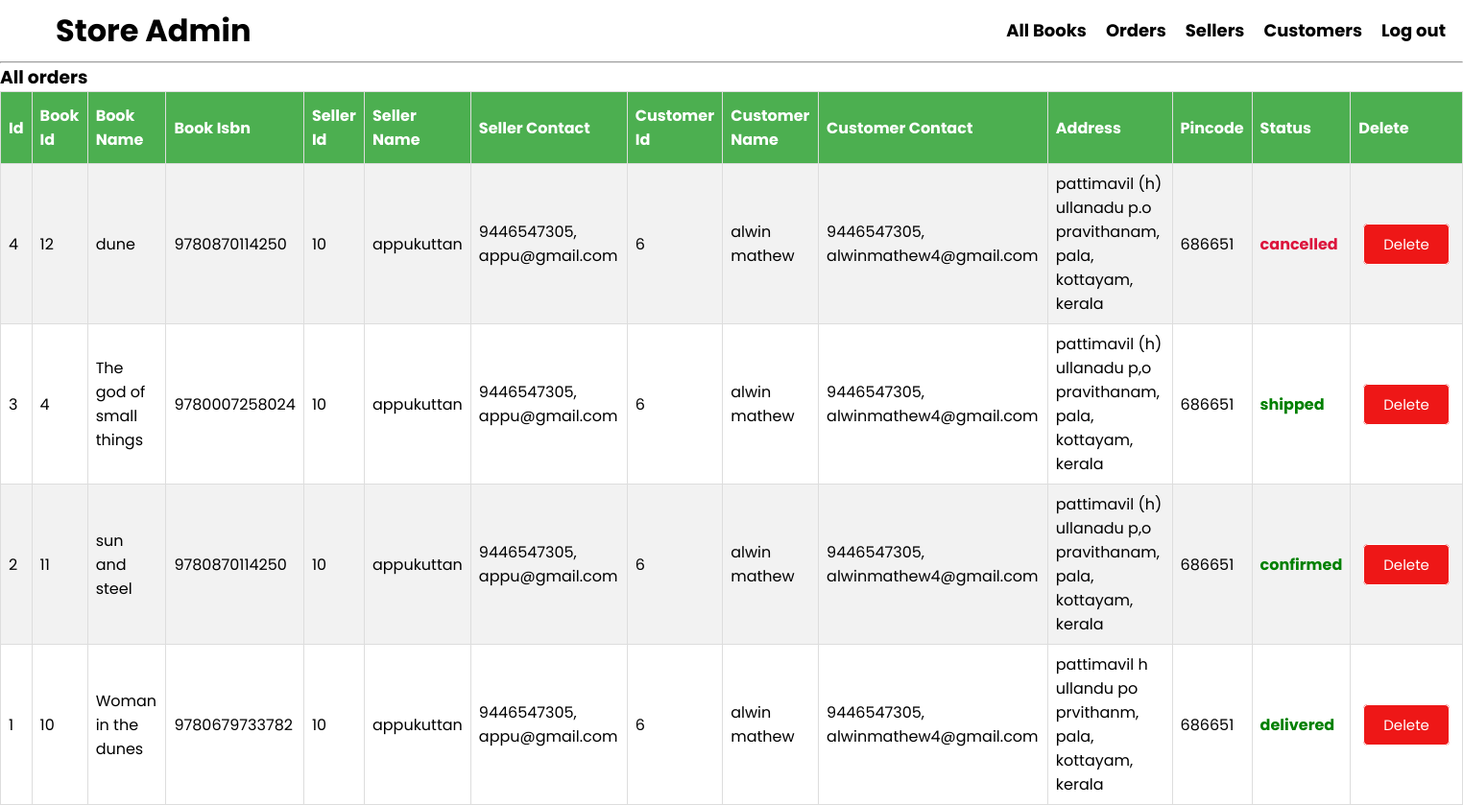
/admin/allorders.php (signed in), run on an earlier commit of the app's database.
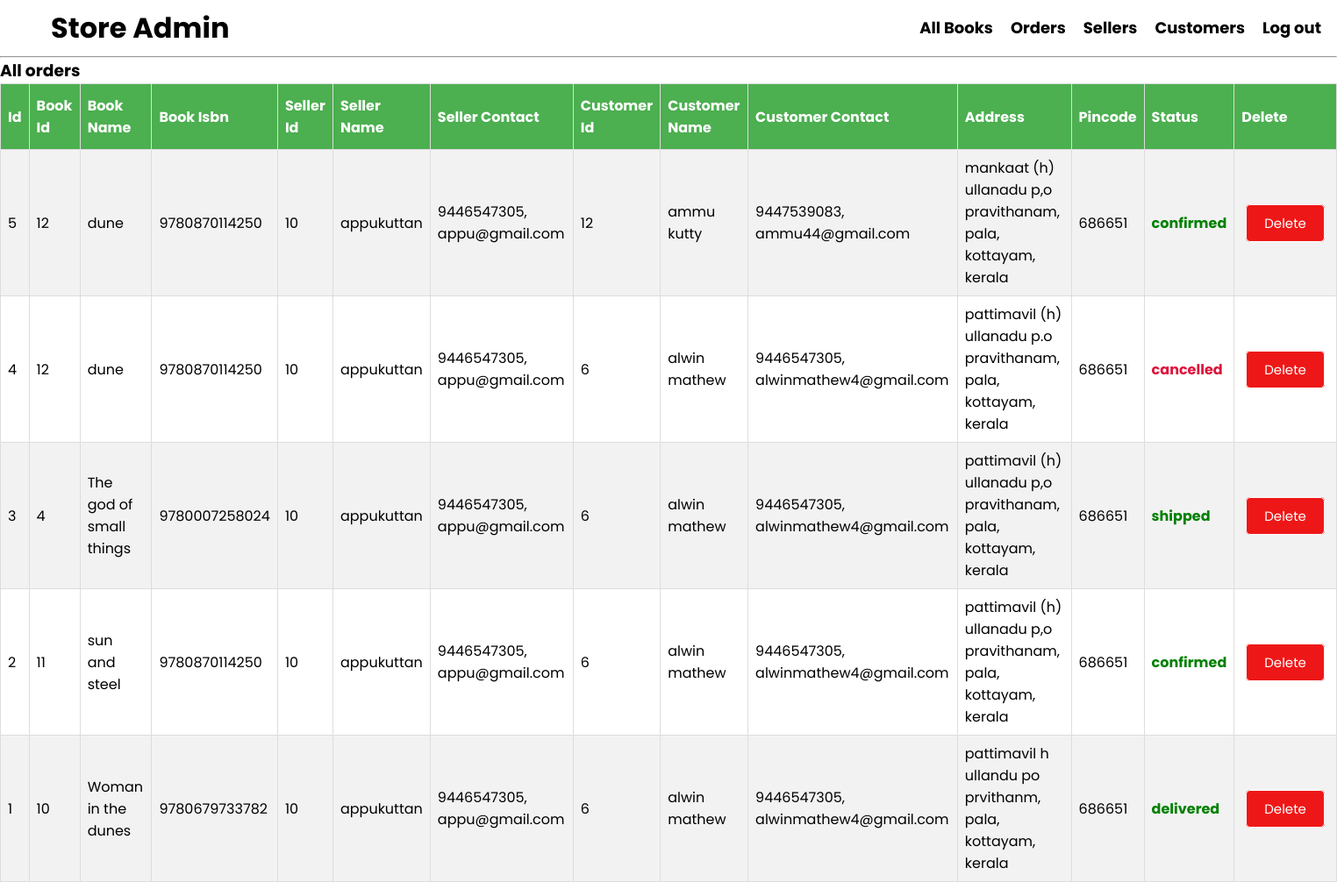
And on a later commit of the database.
### tables this page shows
CREATE TABLE IF NOT EXISTS `orders` (
  `oid` int NOT NULL AUTO_INCREMENT,
  `bid` int NOT NULL,
  `uid` int NOT NULL,
  `pincode` int NOT NULL,
  `addr` varchar(128) DEFAULT NULL,
  `city` varchar(64) DEFAULT NULL,
  `dist` varchar(64) DEFAULT NULL,
  `state` varchar(24) DEFAULT NULL,
  `status` varchar(15) NOT NULL DEFAULT 'pending',
  PRIMARY KEY (`oid`)
);

CREATE TABLE IF NOT EXISTS `books` (
  `bid` int NOT NULL AUTO_INCREMENT,
  `book_name` varchar(120) NOT NULL,
  `book_isbn` varchar(120) NOT NULL,
  `book_img` varchar(120) NOT NULL,
  `book_desc` varchar(1000) NOT NULL,
  `book_stock` int DEFAULT NULL,
  `book_price` int DEFAULT NULL,
  `seller_id` int DEFAULT NULL,
  `category` varchar(120) DEFAULT NULL,
  `book_year` int NOT NULL,
  `book_author` varchar(20) DEFAULT NULL,
  PRIMARY KEY (`bid`),
  KEY `seller_id` (`seller_id`)
);

CREATE TABLE IF NOT EXISTS `users` (
  `usersId` int NOT NULL AUTO_INCREMENT,
  `username` varchar(128) NOT NULL,
  `fname` varchar(128) NOT NULL,
  `lname` varchar(128) NOT NULL,
  `email` varchar(128) NOT NULL,
  `phoneno` varchar(128) NOT NULL,
  `userpass` varchar(200) NOT NULL,
  `auth` int DEFAULT '2',
  PRIMARY KEY (`usersId`),
  UNIQUE KEY `userpass` (`userpass`)
);

### backend/function.inc.php (called while the page is built, shortened)
<?php
function getBooks($conn,$sql){
  $stmt = mysqli_stmt_init($conn);
  if (!mysqli_stmt_prepare($stmt,$sql)){
   echo("statement failed");
    exit();
  }
  mysqli_stmt_execute($stmt);
  $resultData = mysqli_stmt_get_result($stmt);
  if(mysqli_num_rows($resultData)>0){
    $result = $resultData;
    return $result;
  }
  else{
    $result = false;
    return $result;
  }
}

### admin/allorders.php (the view, shortened to what this page needs)
<?php
require "../templates/adminnav.php";
require "../backend/dbh.inc.php";
require "../backend/function.inc.php";
?>
  <?php
      $sql="SELECT t1.oid, t1.bid,t1.uid,t1.pincode, t1.addr, t1.city, t1.dist, t1.state, t1.status,
      t2.book_name,t2.book_isbn,
      t3.username,t3.fname,t3.lname,t3.email,t3.phoneno,
      t4.usersId AS sellerId,t4.username AS sellername,t4.email AS selleremail,t4.phoneno As sellerphn
      FROM orders t1
      INNER JOIN books t2
      ON t2.bid=t1.bid
      INNER JOIN users t3
      ON t1.uid=t3.usersId
      INNER JOIN users t4
      on t2.seller_id=t4.usersId
      ORDER BY t1.oid DESC;";
      $products=getBooks($conn,$sql);
      if($products!==false){
        echo('
        <h3>All  orders</h3>
        <table id="customers">
        <tr>
        <th>Id</th>
        <th>Book Id</th>
        <th>Book Name</th>
        <th>Book Isbn</th>
        <th>Seller Id</th>
        <th>Seller Name</th>
        <th>Seller Contact</th>
        <th>Customer Id</th>
        <th>Customer Name</th>
        <th>Customer Contact</th>
        <th>Address</th>
        <th>Pincode</th>
        <th>Status</th>
        <th>Delete</th>
        </tr>
        ');
        while($row = mysqli_fetch_assoc($products)){
          $state =$row['status'];
          if("$state" === "pending"){$colordef ='orange';}
          else if("$state" === "cancelled"){$colordef ='#dc143c';}
          else{$colordef ='green';}
          echo('
          <tr>
          <td>'.$row['oid'].'</td>
          <td>'.$row['bid'].'</td>
          <td>'.$row['book_name'].'</td>
          <td>'.$row['book_isbn'].'</td>
          <td>'.$row['sellerId'].'</td>
          <td>'.$row['sellername'].'</td>
          <td>'.$row['sellerphn'].', '.$row['selleremail'].'</td>
          <td>'.$row['uid'].'</td>
          <td>'.$row['fname'].''." ".''.$row['lname'].'</td>
          <td>'.$row['phoneno'].', '.$row['email'].'</td>
          <td>'.$row['addr'].', '.$row['city'].', '.$row['dist'].', '.$row['state'].'</td>
          <td>'.$row['pincode'].'</td>
          <td style="font-weight: bold;color:'.$colordef.'">'.$row['status'].'</td>
          <td><a class = "button btn_red"href="./functions.php?orderid='.$row["oid"].'">Delete</a></td>
        </tr>
        ');
        }
      }
      else{
          echo('
         <h4>You have no orders :( </h4>
         ');
      }
       ?>
</table>

What changed in the data, as far as the page shows it:
added orders: oid "5", bid "12", bid.book_name "dune", bid.book_isbn "9780870114250", users.usersId "10", users.username "appukuttan", users.phoneno "9446547305", users.email "appu@gmail.com", uid "12", uid.fname "ammu", uid.lname "kutty", uid.phoneno "9447539083", uid.email "ammu44@gmail.com", addr "mankaat (h) ullanadu p,o pravithanam", city "pala", dist "kottayam", state "kerala", pincode "686651", status "confirmed"
